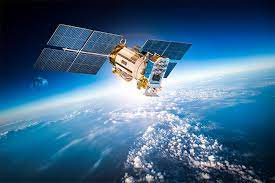
#> input picture Lab 2/satellite.jpg, 275 x 183 px, found by its file name
$ jupyter execute --allow-errors lab2.ipynb   (shell and % lines are left out)
#> lines starting #> are read from the running program, lines starting #| are printed output that depends on the picture
[cell 1]
##Import all needed libraries
import numpy as np
from sklearn import cluster
import matplotlib.pyplot as plt
from mpl_toolkits.mplot3d import Axes3D
from sklearn.decomposition import PCA
from sklearn.preprocessing import StandardScaler
from skimage import io

##The dataset is loaded to your GDrive so need to be mounted
from google.colab import drive
#> (the rest of this cell did not finish here and is left out)

The PCA class in the sklearn.decomposition module is a machine learning algorithm that is commonly used for dimensionality reduction. It stands for Principal Component Analysis and it aims to find the most important patterns or structures in the data.

In the context of image processing, PCA can be used to reduce the dimensionality of an image by finding a smaller set of features that capture most of the variation in the original data. This is useful because images typically have a large number of pixels, which can make it difficult to analyze or visualize the data.

The PCA algorithm works by finding a new set of coordinates for the data that capture the most variance in the data. These coordinates are called principal components. The first principal component captures the most variance in the data, the second principal component captures the second most variance, and so on. By keeping only the first few principal components, we can reduce the dimensionality of the data while retaining most of the information.

[cell 2]
# Notes

image = io.imread('/content/drive/MyDrive/SAT/assets/satellite.jpg')
#> image is the input picture: shape (183, 275, 3); mean R, G, B 64.5, 104.5, 136.3
print(image.shape)
#| (183, 275, 3)

# 1- Convert the image to a 2D array of pixel values
img_2d = image.reshape(-1, image.shape[2])
print(img_2d.shape)
#| (50325, 3)

# 2- Plotting a 3D graph
fig = plt.figure()
ax = fig.add_subplot(111, projection='3d')
ax.scatter(img_2d[:,0], img_2d[:,1], img_2d[:,2], c='blue')
ax.set_xlabel('R')
ax.set_ylabel('G')
ax.set_zlabel('B')
plt.show()
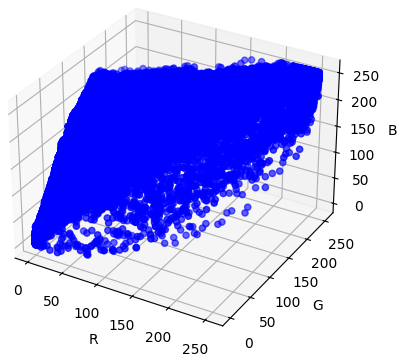
#> figure drawn by matplotlib, 1 panel

# The StandardScaler() function is a preprocessing step that is commonly used before performing PCA or other machine learning algorithms.
# This function scales the data to have zero mean and unit variance along each feature axis.

img_2d = StandardScaler().fit_transform(img_2d)


# Perform PCA with 3 components and fit the image data that has been scaled
pca = PCA(n_components=3)
pca.fit(img_2d)
output = pca.transform(img_2d)


# Important attributes
print('Covariance matrix:\n', pca.get_covariance())
print('Eigenvalues:\n', pca.explained_variance_)
print('Eigenvalues in ratio:\n', pca.explained_variance_ratio_)
print('Eigenvectors:\n', pca.components_)
